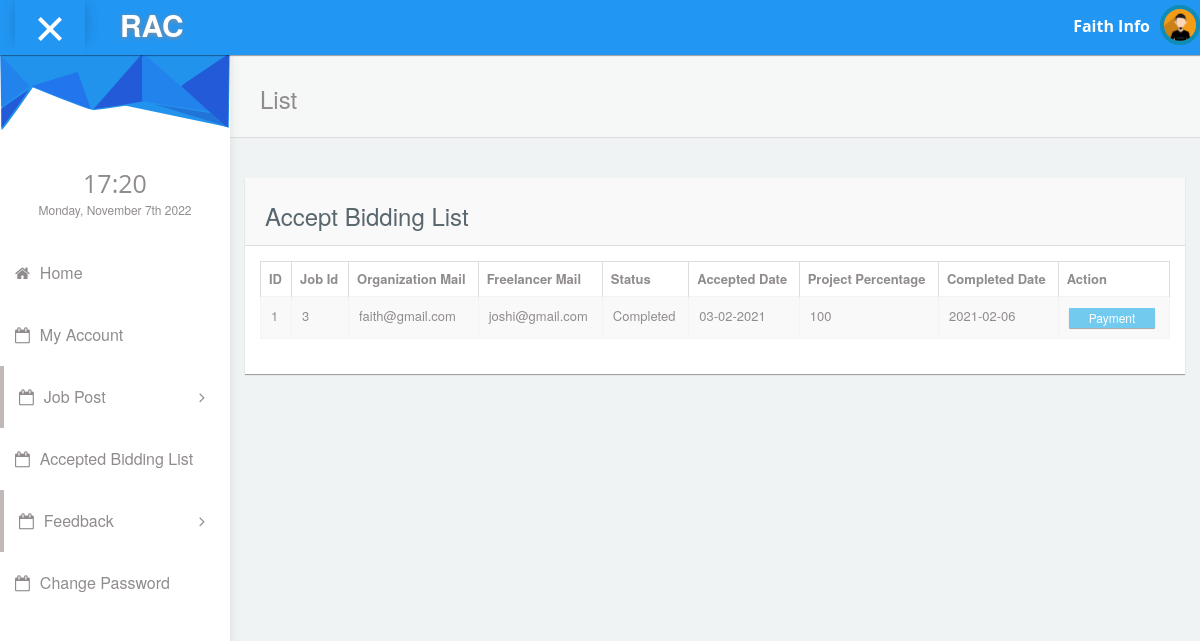
Screenshot of /organization/request.php (signed in) with the database file from the repository.
### tables this page shows
CREATE TABLE IF NOT EXISTS `org_reg` (
  `oid` int(11) NOT NULL AUTO_INCREMENT,
  `org_name` varchar(100) NOT NULL,
  `location` varchar(100) DEFAULT NULL,
  `address` text NOT NULL,
  `country` varchar(30) NOT NULL,
  `state` varchar(40) NOT NULL,
  `city` varchar(50) NOT NULL,
  `pincode` int(10) DEFAULT NULL,
  `license_no` varchar(20) NOT NULL,
  `ph_no` varchar(15) NOT NULL,
  `email` varchar(100) NOT NULL,
  PRIMARY KEY (`oid`)
);

CREATE TABLE IF NOT EXISTS `request` (
  `req_id` int(11) NOT NULL AUTO_INCREMENT,
  `oemail` varchar(100) NOT NULL,
  `femail` varchar(100) NOT NULL,
  `job_id` int(11) NOT NULL,
  `status` varchar(70) NOT NULL,
  `accepted_date` date NOT NULL,
  `pro_percentage` int(11) NOT NULL,
  `complete_date` date NOT NULL,
  PRIMARY KEY (`req_id`)
);

### connectionclass.php (called while the page is built, shortened)
<?php
class ConnectionClass
{
public $db=null;
public function open()
{
$this->db=mysqli_connect('localhost','root','','rent_a_coder') or die('Error: ' . mysqli_error($myConnection));
	}
public function GetTable($qry)
{
    try
	{
	$result=mysqli_query($this->db,$qry);
	if($result)
	{
	    $data = array();
		while ($row=mysqli_fetch_assoc($result))
		{
		$data[ ] = $row;
		}
		return $data;
		}
	else
	throw new  Exception(mysql_error());
	}
	catch(Exception $e)
	{
	return $e->getMessage();
	}
}
public function GetSingleData($qry)
{
  try
  {
      $result=mysqli_query($this->db,$qry);
	  if($result)
	  {
	         $row=mysqli_fetch_row($result) ;
			 return $row[0];
			 }
			 else
			 {
			     throw new Exception(mysqli_error($this->db));
			 }
    }
	catch(Exception $e)
	{
	         return $e->getMessage();
	}
 }
}
?>

### organization/request.php (the view)
<?php
require_once('header.php');
require_once("../connectionclass.php");
$obj=new ConnectionClass();
$uname=$_SESSION['email'];
$qry="select * from request where oemail='$uname' order by req_id desc";
$result=$obj->GetTable($qry);
?>
            <div id="content">
               <div class="panel box-shadow-none content-header">
                  <div class="panel-body">
                    <div class="col-md-12">
                        <h3 class="animated fadeInLeft">List</h3>
                    </div>
                  </div>
              </div>
              <div class="col-md-12 top-20 padding-0">
                <div class="col-md-12">
                  <div class="panel">
                    <div class="panel-heading"><h3>Accept Bidding List</h3></div>
                    <div class="panel-body">
                      <div class="responsive-table">
                      <table id="datatables-example" class="table table-striped table-bordered" width="100%" cellspacing="0">
                      <thead>
                          <tr>
                          <th data-breakpoints="xs">ID</th>
                          <th>Job Id</th>
                          <th>Organization Mail</th>
                          <th>Freelancer Mail</th>
                          <th>Status</th>
                          <th>Accepted Date</th>
                          <th>Project Percentage</th>
                          <th>Completed Date</th>
                          <th>Action</th>
        <tbody>
            <?php
            $i=0;
            foreach ($result as $res)
            {
                $i++;
            ?>
          <tr data-expanded="true">
                          <td><?php echo $i;?></td>
                          <td><?php echo $res['job_id']; ?></td>
                          <td><?php echo $res['oemail']; ?></td>
                          <td><?php echo $res['femail']; ?></td>
                          <td><?php echo $res['status']; ?></td>
                          <td><?php echo $da=date("d-m-Y", strtotime($res['accepted_date']) );?></td>
                          <td><?php echo $res['pro_percentage']; ?></td>
                          <td><?php echo $res['complete_date'];?></td>
                          <td><a href="bankdetails.php?action=insert&job_id=<?php echo $res['job_id']; ?>" class="btn btn-xs btn-info">Payment</a></td>
          <?php
            }
            ?>
                      </tbody>
                        </table>
                      </div>
                  </div>
                </div>
              </div>
              </div>
            </div>
<?php require_once('footer.php'); ?>

### organization/header.php (shortened to what this page needs)
<!DOCTYPE html>
<html lang="en">
<head>
    <link rel="stylesheet" type="text/css" href="../admintemplate/css/bootstrap.min.css">
      <link rel="stylesheet" type="text/css" href="../admintemplate/css/plugins/font-awesome.min.css"/>
      <link rel="stylesheet" type="text/css" href="../admintemplate/css/plugins/simple-line-icons.css"/>
      <link rel="stylesheet" type="text/css" href="../admintemplate/css/plugins/animate.min.css"/>
      <link rel="stylesheet" type="text/css" href="../admintemplate/css/plugins/fullcalendar.min.css"/>
	<link href="../admintemplate/css/style.css" rel="stylesheet">
  </head>
<?php
require_once("../connectionclass.php");
$obj=new ConnectionClass();
$email=$_SESSION['email'];
$qry="select org_name from org_reg where email='$email'";
$name=$obj->GetSingleData($qry);
?>
 <body id="mimin" class="dashboard">
        <nav class="navbar navbar-default header navbar-fixed-top">
          <div class="col-md-12 nav-wrapper">
            <div class="navbar-header" style="width:100%;">
              <div class="opener-left-menu is-open">
                <span class="bottom"></span>
              </div>
                <a href="index.php" class="navbar-brand">
                 <b>RAC</b>
                </a>
              <ul class="nav navbar-nav navbar-right user-nav">
                <li class="user-name"><span><?php echo $name; ?></span></li>
                  <li class="dropdown avatar-dropdown">
                   <img src="../admintemplate/img/avatar.jpg" class="img-circle avatar" alt="user name" data-toggle="dropdown" aria-haspopup="true" aria-expanded="true"/>
                </li>
              </ul>
            </div>
          </div>
        </nav>
      <div class="container-fluid mimin-wrapper">
            <div id="left-menu">
              <div class="sub-left-menu scroll">
                <ul class="nav nav-list">
                    <li><div class="left-bg"></div></li>
                    <li class="time">
                      <h1 class="animated fadeInLeft" style="font-size: 25px;">21:00</h1>
                      <p class="animated fadeInRight">Sat,October 1st 2029</p>
                    </li>
                     <li class="ripple"><a href="index.php"><span class="fa fa-home"></span>Home</a></li>
                      <li class="ripple"><a href="myaccount.php"><span class="fa fa-calendar-o"></span>My Account</a></li>
                    <li class="active ripple">
                      <a class="tree-toggle nav-header"><span class="fa-calendar-o fa"></span>Job Post
                        <span class="fa-angle-right fa right-arrow text-right"></span>
                      </a>
                    </li>
                   <li class="ripple"><a href="request.php"><span class="fa fa-calendar-o"></span>Accepted Bidding List</a></li>
                    <li class="active ripple">
                      <a class="tree-toggle nav-header"><span class="fa-calendar-o fa"></span>Feedback
                        <span class="fa-angle-right fa right-arrow text-right"></span>
                      </a>
                    </li>
                   <li class="ripple"><a href="changepassword.php"><span class="fa fa-calendar-o"></span>Change Password</a></li>
                       </ul>
                </div>
            </div>

### rows the page displays
org_reg: org_name "Faith Info"
request: job "3", oemail "faith@gmail.com", femail "joshi@gmail.com", status "Completed", accepted_date "03-02-2021", pro_percentage "100", complete_date "2021-02-06"
